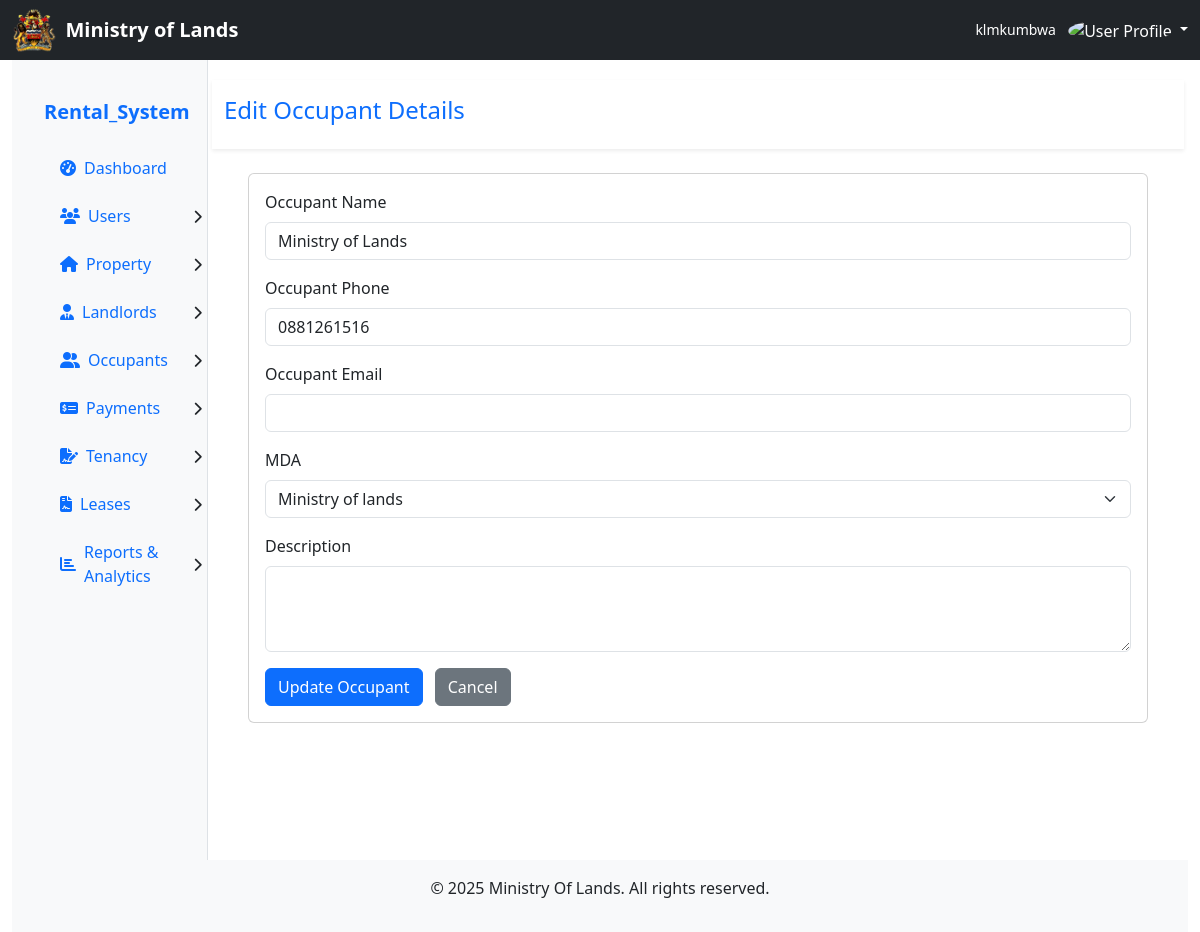
The app's page /index.php?page=edit_occupant&occupant_id=1 (signed in) with its own data.
### tables this page shows
CREATE TABLE IF NOT EXISTS `occupants` (
  `Occupant_ID` int NOT NULL AUTO_INCREMENT,
  `MDA_ID` int DEFAULT NULL,
  `Name` varchar(100) DEFAULT NULL,
  `Contact` varchar(15) DEFAULT NULL,
  `Email` varchar(100) DEFAULT NULL,
  `Description` text,
  PRIMARY KEY (`Occupant_ID`),
  KEY `MDA_ID` (`MDA_ID`)
);

CREATE TABLE IF NOT EXISTS `mda` (
  `MDA_ID` int NOT NULL AUTO_INCREMENT,
  `MDA_name` varchar(100) DEFAULT NULL,
  `Description` text,
  `Address` text,
  `Contact` varchar(15) DEFAULT NULL,
  `Email` varchar(100) DEFAULT NULL,
  `Category` varchar(50) DEFAULT NULL,
  PRIMARY KEY (`MDA_ID`)
);

### pages/edit_occupant.php (the view, shortened to what this page needs)
<?php
$occupantId = (int) $_GET['occupant_id'];
$sql = "SELECT
            occupant_id,
            Name,
            contact,
            email,
            description,
            mda_id
FROM occupants WHERE occupant_id = ?";
$stmt = $conn->prepare($sql);
$stmt->bind_param("i", $occupantId);
$stmt->execute();
$result = $stmt->get_result();
$occupant = $result->fetch_assoc();
$mdaResult = $conn->query("SELECT MDA_ID, MDA_name FROM mda");
$mda = $mdaResult->fetch_all(MYSQLI_ASSOC);
?>
<div class="row bg-white py-3 shadow-sm">
    <div class="col">
        <h4 class="text-primary">Edit Occupant Details</h4>
    </div>
</div>
<div class="row p-4">
    <div class="col-md-12">
        <div class="card">
            <div class="card-body">
                <form method="POST" action="">
                    <div class="mb-3">
                        <label for="Name" class="form-label">Occupant Name</label>
                        <input type="text" class="form-control" id="Name" name="Name" value="<?= htmlspecialchars($occupant['Name'] ?? ''); ?>" required>
                    </div>
                    <div class="mb-3">
                        <label for="contact" class="form-label">Occupant Phone</label>
                        <input type="text" class="form-control" id="contact" name="contact" value="<?= htmlspecialchars($occupant['contact'] ?? ''); ?>" required>
                    </div>
                    <div class="mb-3">
                        <label for="email" class="form-label">Occupant Email</label>
                        <input type="email" class="form-control" id="email" name="email" value="<?= htmlspecialchars($occupant['email'] ?? ''); ?>" required>
                    </div>
                    <div class="mb-3">
                        <label for="mda_id" class="form-label">MDA</label>
                        <select class="form-select" id="mda_id" name="mda_id" required>
                            <?php foreach ($mda as $mdaItem): ?>
                                <option value="<?= $mdaItem['MDA_ID']; ?>" <?= ($occupant['mda_id'] == $mdaItem['MDA_ID']) ? 'selected' : ''; ?>>
                                    <?= htmlspecialchars($mdaItem['MDA_name'] ?? ''); ?>
                                </option>
                            <?php endforeach; ?>
                        </select>
                    </div>
                    <div class="mb-3">
                        <label for="description" class="form-label">Description</label>
                        <textarea class="form-control" id="description" name="description" rows="3"><?= htmlspecialchars($occupant['description'] ?? ''); ?></textarea>
                    </div>
                    <button type="submit" class="btn btn-primary">Update Occupant</button>
                    <a href="index.php?page=occupant_details&Occupant_ID= <?= $occupantId?>" class="btn btn-secondary ms-2">Cancel</a>
                </form>
            </div>
        </div>
    </div>
</div>

### records on screen
occupants: Name "Ministry of Lands", contact "0881261516", mda_id "Ministry of lands"

### other values on screen
$username "klmkumbwa"
